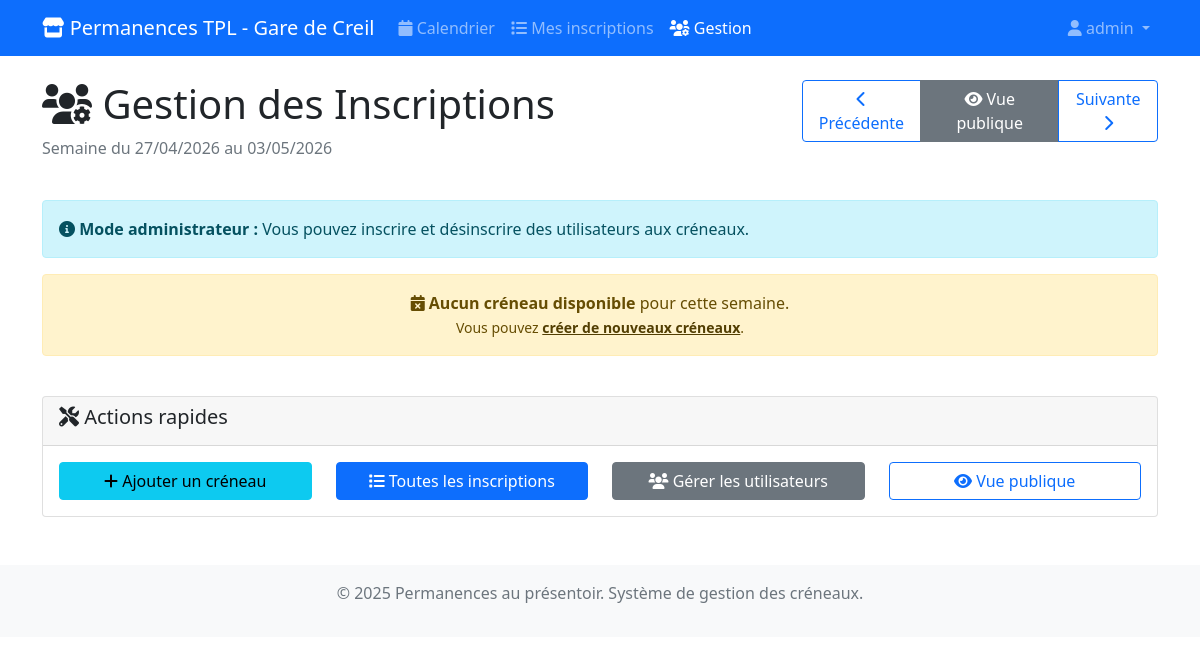
The page /permanences/gestion/ (signed in) on the database as committed earlier.
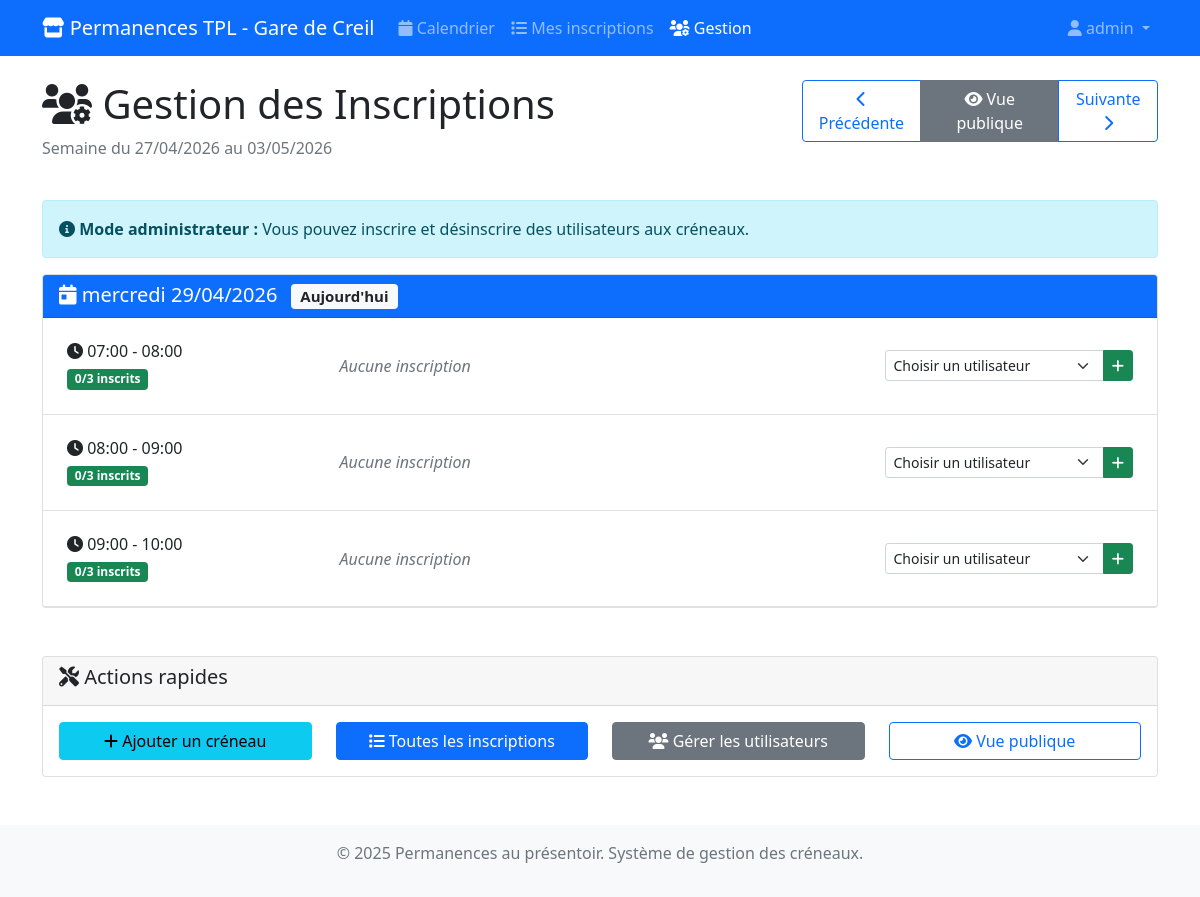
The same page on the database as committed later.
### permanences/models.py (models this page shows, shortened)
class CreneauHoraire(models.Model):
    date = models.DateField(help_text="Date du créneau")
    heure_debut = models.TimeField(help_text="Heure de début du créneau")
    heure_fin = models.TimeField(help_text="Heure de fin du créneau")
    max_personnes = models.PositiveIntegerField(
        default=3,
        help_text="Nombre maximum de personnes autorisées pour ce créneau"
    )
    actif = models.BooleanField(default=True, help_text="Créneau disponible pour inscription")
    class Meta:
        verbose_name = "Créneau horaire"
        verbose_name_plural = "Créneaux horaires"
        unique_together = ['date', 'heure_debut']
        ordering = ['date', 'heure_debut']
    @property
    def places_disponibles(self):
        try:
            inscriptions_count = self.inscriptions.filter(annulee=False).count()
            return max(0, self.max_personnes - inscriptions_count)
        except Exception:
            return self.max_personnes
    @property
    def complet(self):
        try:
            return self.places_disponibles <= 0
        except Exception:
            return False
    @property
    def est_passe(self):
        now = timezone.localtime()  # toujours aware si USE_TZ
        if self.date < now.date():
            return True
        if self.date == now.date() and self.heure_fin <= now.time():
            return True
        return False

### permanences/views.py (the view)
# urls.py: path('gestion/', views.gestion_inscriptions, name='gestion'),
@user_passes_test(is_superuser)
def gestion_inscriptions(request):
    today = timezone.now().date()
    week_start = request.GET.get('week')
    if week_start:
        try:
            week_start = datetime.strptime(week_start, '%Y-%m-%d').date()
        except ValueError:
            week_start = today - timedelta(days=today.weekday())
    else:
        week_start = today - timedelta(days=today.weekday())
    week_end = week_start + timedelta(days=6)
    from django.contrib.auth.models import User
    utilisateurs = User.objects.filter(is_active=True).order_by('username')
    creneaux = CreneauHoraire.objects.filter(
        date__range=[week_start, week_end],
        actif=True
    ).prefetch_related('inscriptions__utilisateur').order_by('date', 'heure_debut')
    creneaux_par_jour = {}
    for creneau in creneaux:
        if creneau.date not in creneaux_par_jour:
            creneaux_par_jour[creneau.date] = []
        utilisateurs_inscrits_ids = set(
            inscription.utilisateur.id
            for inscription in creneau.inscriptions.filter(annulee=False)
        )
        creneau.utilisateurs_disponibles = [
            utilisateur for utilisateur in utilisateurs
            if utilisateur.id not in utilisateurs_inscrits_ids
        ]
        creneaux_par_jour[creneau.date].append(creneau)
    prev_week = week_start - timedelta(days=7)
    next_week = week_start + timedelta(days=7)
    context = {
        'creneaux_par_jour': creneaux_par_jour,
        'utilisateurs': utilisateurs,
        'week_start': week_start,
        'week_end': week_end,
        'prev_week': prev_week,
        'next_week': next_week,
        'today': today,
    }
    return render(request, 'permanences/gestion_inscriptions.html', context)

### permanences/views.py (called while the page is built)
def is_superuser(user):
    return user.is_superuser

### templates/permanences/gestion_inscriptions.html (shortened to what the changed rows need)
{% extends 'base.html' %}
{% block content %}
<div class="row mb-4">
    <div class="col-md-8">
        <h1><i class="fas fa-users-cog"></i> Gestion des Inscriptions</h1>
    </div>
</div>
<div class="row">
    {% for date, creneaux in creneaux_par_jour.items %}
    <div class="col-12 mb-4">
        <div class="card">
            <div class="card-header bg-primary text-white">
                <h5 class="card-title mb-0">
                    <i class="fas fa-calendar-day"></i>
                    {{ date|date:"l d/m/Y" }}
                    {% if date == today %}
                        <span class="badge bg-light text-dark ms-2">Aujourd'hui</span>
                    {% endif %}
                </h5>
            </div>
            <div class="card-body p-0">
                {% for creneau in creneaux %}
                <div class="border-bottom p-4 {% if creneau.est_passe %}bg-light{% endif %}">
                    <div class="row align-items-center">
                        <div class="col-md-3">
                            <h6 class="mb-1">
                                <i class="fas fa-clock"></i>
                                {{ creneau.heure_debut|time:"H:i" }} - {{ creneau.heure_fin|time:"H:i" }}
                            </h6>
                            <span class="badge
                                {% if creneau.complet %}bg-danger{% elif creneau.places_disponibles <= 1 %}bg-warning{% else %}bg-success{% endif %}">
                                {% with creneau.inscriptions.count as nb_inscriptions %}
                                    {{ nb_inscriptions }}/{{ creneau.max_personnes }} inscrits
                                {% endwith %}
                            </span>
                        </div>
                        <div class="col-md-6">
                            {% with creneau.inscriptions.all as inscriptions %}
                                {% if inscriptions %}
                                    <strong>Inscrits :</strong>
                                    <ul class="list-unstyled mb-0 mt-1">
                                        {% for inscription in inscriptions %}
                                            {% if not inscription.annulee %}
                                            <li class="d-flex justify-content-between align-items-center py-1">
                                                <span>
                                                    <i class="fas fa-user"></i>
                                                    {{ inscription.utilisateur.first_name|default:inscription.utilisateur.username }}
                                                    ({{ inscription.utilisateur.username }})
                                                </span>
                                                {% if not creneau.est_passe %}
                                                <form method="post" action="{% url 'permanences:annuler' inscription.id %}"
                                                      class="d-inline"
                                                      onsubmit="return confirm('Êtes-vous sûr de vouloir annuler l\'inscription de {{ inscription.utilisateur.username }} ?');">
                                                    {% csrf_token %}
                                                    <button type="submit" class="btn btn-sm btn-outline-danger">
                                                        <i class="fas fa-times"></i>
                                                    </button>
                                                </form>
                                                {% endif %}
                                            </li>
                                            {% endif %}
                                        {% endfor %}
                                    </ul>
                                {% else %}
                                    <em class="text-muted">Aucune inscription</em>
                                {% endif %}
                            {% endwith %}
                        </div>
                        <div class="col-md-3">
                            {% if not creneau.est_passe and not creneau.complet %}
                                <form method="post" action="{% url 'permanences:inscrire' creneau.id %}">
                                    <div class="input-group">
                                        <select name="utilisateur_id" class="form-select form-select-sm" required>
                                            <option value="">Choisir un utilisateur</option>
                                        </select>
                                        <button type="submit" class="btn btn-sm btn-success">
                                            <i class="fas fa-plus"></i>
                                        </button>
                                    </div>
                                </form>
                            {% elif creneau.complet and not creneau.est_passe %}
                                <span class="text-danger">
                                    <i class="fas fa-ban"></i> Complet
                                </span>
                            {% elif creneau.est_passe %}
                                <span class="text-muted">
                                    <i class="fas fa-clock"></i> Passé
                                </span>
                            {% endif %}
                        </div>
                    </div>
                </div>
                {% empty %}
                <div class="p-3 text-center text-muted">
                    <i class="fas fa-calendar-times"></i>
                    Aucun créneau disponible
                </div>
                {% endfor %}
            </div>
        </div>
    </div>
    {% empty %}
    <div class="col-12">
        <div class="alert alert-warning text-center">
            <i class="fas fa-calendar-times"></i>
            <strong>Aucun créneau disponible</strong> pour cette semaine.
            <br><small>Vous pouvez <a href="{% url 'admin:permanences_creneauhoraire_add' %}" class="alert-link">créer de nouveaux créneaux</a>.</small>
        </div>
    </div>
    {% endfor %}
</div>
{% endblock %}

Rows that differ between the two databases and show on the page:
added CreneauHoraire: date "mercredi 29/04/2026", shows "Aujourd'hui", heure_debut "07:00", heure_fin "08:00", inscriptions.count "0", max_personnes "3"
added CreneauHoraire: heure_debut "08:00", heure_fin "09:00", inscriptions.count "0", max_personnes "3", shown under "mercredi 29/04/2026"
added CreneauHoraire: heure_debut "09:00", heure_fin "10:00", inscriptions.count "0", max_personnes "3", shown under "mercredi 29/04/2026"
Other text that changed with them:
text no longer shown: "Aucun créneau disponible pour cette semaine. Vous pouvez créer de nouveaux créneaux ."
